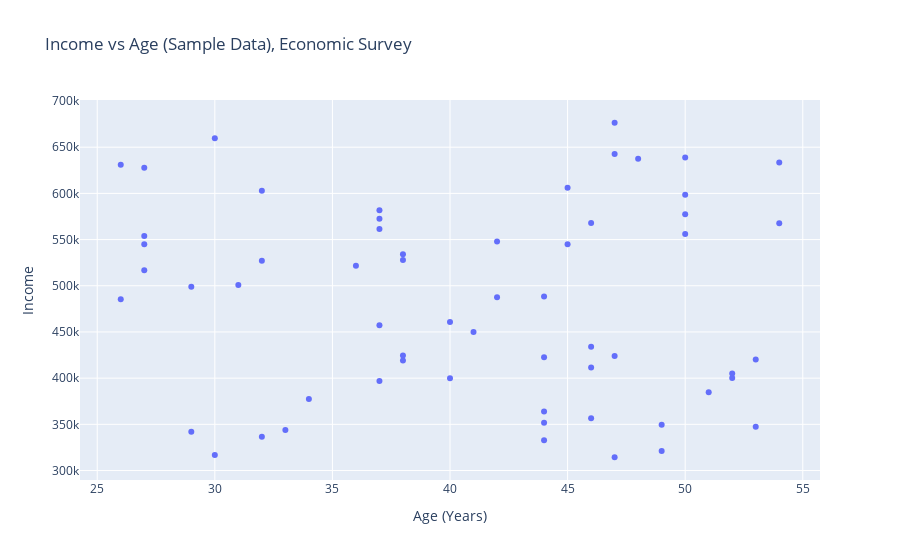

The notebook cell this image was saved under:
### Markdown cell above
# Scatter Plot:
A scatter plot shows the relationship between 2 variables on the x and y-axis.

### Code cell
# Example 1: Let us illustrate the income vs age of people in a scatter plot

# Step 1: Create age_array
age_array=np.random.randint(25,55,size=60)     #People’s ages will be between 25 (minimum) and 55 (maximum),generate data for 60 individuals

# Stepn2: Create income_array
income_array=np.random.randint(300000, 700000, size=60)

# Step 3: Now Let’s Make the Scatter Plot!
# creating a chart and storing it in a variable named fig.
fig=px.scatter(
    x=age_array, 
    y=income_array, 
    title="Income vs Age (Sample Data), Economic Survey",
    labels={"x": "Age (Years)", "y": "Income"}
    

)
fig.show()

### Figure 1 — Plotly figure (JSON) as saved in the notebook; plotly's stock layout.template omitted (floating-point values rounded to 4 significant figures)
{"data": [{"hovertemplate": "Age (Years)=%{x}<br>Income=%{y}<extra></extra>", "legendgroup": "", "marker": {"color": "#636efa", "symbol": "circle"}, "mode": "markers", "name": "", "orientation": "v", "showlegend": false, "type": "scatter", "x": [27, 36, 46, 37, 26, 44, 29, 44, 32, 40, 51, 53, 46, 38, 34, 50, 27, 37, 40, 47, 30, 50, 31, 44, 54, 49, 44, 32, 50, 46, 38, 38, 42, 54, 47, 45, 27, 27, 53, 42, 52, 30, 47, 45, 26, 37, 38, 46, 48, 47, 37, 29, 44, 32, 37, 49, 50, 41, 52, 33], "xaxis": "x", "y": [516883, 521558, 567930, 457209, 630926, 488247, 498946, 422749, 602783, 399770, 384627, 347290, 411601, 419176, 377501, 638917, 544915, 561464, 460712, 423979, 659581, 598405, 500755, 351744, 633496, 321219, 363849, 336613, 577498, 433880, 534114, 527926, 547812, 567688, 642563, 544979, 627651, 553849, 420311, 487672, 400081, 316897, 676455, 605989, 485487, 396918, 424489, 356647, 637554, 314380, 572557, 342005, 332678, 527136, 581802, 349692, 556159, 449881, 405006, 343839], "yaxis": "y"}], "layout": {"legend": {"tracegroupgap": 0}, "title": {"text": "Income vs Age (Sample Data), Economic Survey"}, "xaxis": {"anchor": "y", "domain": [0, 1], "title": {"text": "Age (Years)"}}, "yaxis": {"anchor": "x", "domain": [0, 1], "title": {"text": "Income"}}}}
